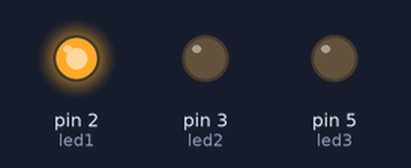
A sketch run on a simulated Arduino Uno, built with avr-gcc and run on an emulated ATmega328P. On the bench: output pins drawn as LEDs (lit = HIGH).

Above: at 0.02 s.
At 0.37 s:
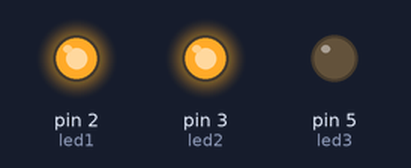
At 0.72 s:
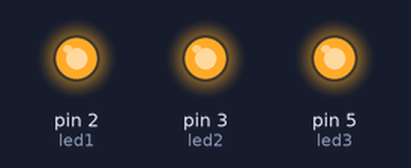
At 1.47 s:
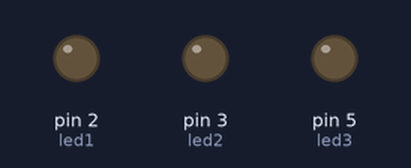
At 2.27 s:
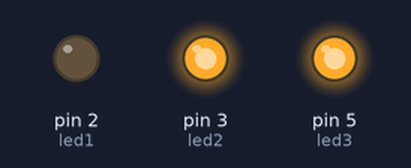
At 2.92 s:
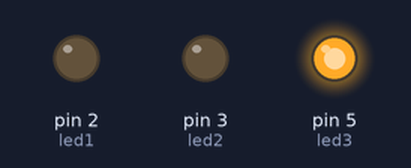
Timing chart, 0 to 3.2 s (numbered marks = the images above):
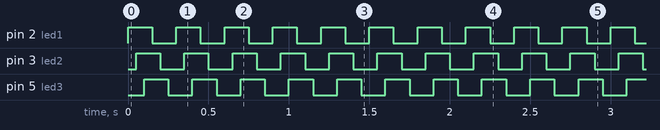

The sketch:

BLINKING_LIGHTS.ino
```cpp
int led1=2;
int led2=3;
int led3=5;

int delaytime = 50;
void setup() {
  // put your setup code here, to run once:
  pinMode(led1, OUTPUT);
  pinMode(led2, OUTPUT);
  pinMode(led3, OUTPUT);
}

void loop() {
  // put your main code here, to run repeatedly:
  digitalWrite(led1,HIGH);
  delay(delaytime);
  digitalWrite(led2,HIGH);
  delay(delaytime);
  digitalWrite(led3,HIGH);
  delay(delaytime);
  digitalWrite(led1,LOW);
  delay(delaytime);
  digitalWrite(led2,LOW);
  delay(delaytime);
  digitalWrite(led3,LOW);
  delay(delaytime);

}
```

Measured:
- by itself, pin 2 (led1), pin 3 (led2), pin 5 (led3): alternates HIGH for 0.15 s and LOW for 0.15 s
- by itself, everything shown: repeats every 0.30 s, in 6 steps
